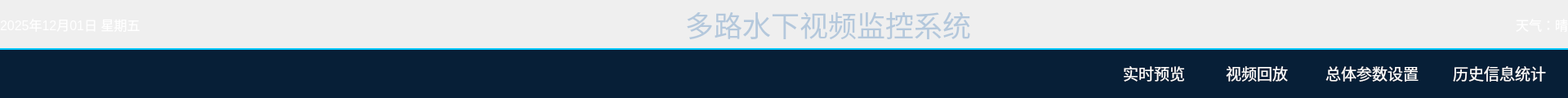
<?xml version="1.0" encoding="UTF-8"?>
<ui version="4.0">
 <class>HeaderBar</class>
 <widget class="QWidget" name="HeaderBar">
  <property name="geometry">
   <rect>
    <x>0</x>
    <y>0</y>
    <width>1920</width>
    <height>120</height>
   </rect>
  </property>
  <property name="maximumSize">
   <size>
    <width>16777215</width>
    <height>120</height>
   </size>
  </property>
  <property name="windowTitle">
   <string>Form</string>
  </property>
  <property name="styleSheet">
   <string notr="true">/* 这会把整个顶部条，包括弹簧区域都染黑 */
HeaderBar {
    background-color: rgb(12, 22, 36); /* 这里填您想要的深色值 */
}

/* 确保标签文字是白色的，且背景透明 */
QLabel {
    color: white;
    background-color: transparent;
}</string>
  </property>
  <layout class="QVBoxLayout" name="verticalLayout">
   <property name="spacing">
    <number>0</number>
   </property>
   <property name="leftMargin">
    <number>0</number>
   </property>
   <property name="topMargin">
    <number>0</number>
   </property>
   <property name="rightMargin">
    <number>0</number>
   </property>
   <property name="bottomMargin">
    <number>0</number>
   </property>
   <item>
    <layout class="QHBoxLayout" name="horizontalLayout">
     <property name="spacing">
      <number>0</number>
     </property>
     <item>
      <widget class="QLabel" name="lbDate">
       <property name="font">
        <font>
         <pointsize>12</pointsize>
        </font>
       </property>
       <property name="styleSheet">
        <string notr="true">color:white;
background-color: transparent;</string>
       </property>
       <property name="text">
        <string>2025年12月01日 星期五</string>
       </property>
      </widget>
     </item>
     <item>
      <spacer name="horizontalSpacer_3">
       <property name="orientation">
        <enum>Qt::Orientation::Horizontal</enum>
       </property>
       <property name="sizeHint" stdset="0">
        <size>
         <width>40</width>
         <height>20</height>
        </size>
       </property>
      </spacer>
     </item>
     <item>
      <widget class="QLabel" name="lblTitle">
       <property name="font">
        <font>
         <family>Microsoft YaHei</family>
         <pointsize>26</pointsize>
        </font>
       </property>
       <property name="styleSheet">
        <string notr="true">color: rgb(180, 200, 220);
background-color: transparent;</string>
       </property>
       <property name="text">
        <string>多路水下视频监控系统</string>
       </property>
       <property name="alignment">
        <set>Qt::AlignmentFlag::AlignCenter</set>
       </property>
      </widget>
     </item>
     <item>
      <spacer name="horizontalSpacer_2">
       <property name="orientation">
        <enum>Qt::Orientation::Horizontal</enum>
       </property>
       <property name="sizeHint" stdset="0">
        <size>
         <width>40</width>
         <height>20</height>
        </size>
       </property>
      </spacer>
     </item>
     <item>
      <widget class="QLabel" name="lblWeatherText">
       <property name="font">
        <font>
         <pointsize>12</pointsize>
        </font>
       </property>
       <property name="styleSheet">
        <string notr="true">color: rgb(255, 255, 255);
background-color: transparent;</string>
       </property>
       <property name="text">
        <string>天气：晴</string>
       </property>
      </widget>
     </item>
    </layout>
   </item>
   <item>
    <widget class="Line" name="lineSeparator">
     <property name="styleSheet">
      <string notr="true">QFrame {
    border: none;
    background-color: rgb(0, 200, 255); /* 亮蓝色 */
    max-height: 2px; /* 强制高度为2像素 */
    height: 2px;
}</string>
     </property>
     <property name="orientation">
      <enum>Qt::Orientation::Horizontal</enum>
     </property>
    </widget>
   </item>
   <item>
    <widget class="QWidget" name="widget" native="true">
     <property name="styleSheet">
      <string notr="true">background-color: rgb(7, 31, 55);</string>
     </property>
     <layout class="QHBoxLayout" name="horizontalLayout_2">
      <item>
       <spacer name="horizontalSpacer_5">
        <property name="orientation">
         <enum>Qt::Orientation::Horizontal</enum>
        </property>
        <property name="sizeHint" stdset="0">
         <size>
          <width>1527</width>
          <height>20</height>
         </size>
        </property>
       </spacer>
      </item>
      <item>
       <widget class="QPushButton" name="btnPreview">
        <property name="minimumSize">
         <size>
          <width>120</width>
          <height>40</height>
         </size>
        </property>
        <property name="font">
         <font>
          <family>Microsoft YaHei</family>
          <pointsize>14</pointsize>
         </font>
        </property>
        <property name="styleSheet">
         <string notr="true">QPushButton {
    color: white;
    background-color: transparent; /* 透明背景 */
    border: none;
    border-bottom: 2px solid transparent; /* 预留底部线条位置 */
}
QPushButton:hover {
    color: rgb(0, 255, 255); /* 悬停变亮蓝 */
}
QPushButton:checked {
    color: rgb(0, 255, 255);
    border-bottom: 2px solid rgb(0, 255, 255); /* 选中时底部亮条 */
}</string>
        </property>
        <property name="text">
         <string>实时预览</string>
        </property>
        <property name="checkable">
         <bool>true</bool>
        </property>
       </widget>
      </item>
      <item>
       <widget class="QPushButton" name="btnPlayback">
        <property name="minimumSize">
         <size>
          <width>120</width>
          <height>40</height>
         </size>
        </property>
        <property name="font">
         <font>
          <family>Microsoft YaHei</family>
          <pointsize>14</pointsize>
         </font>
        </property>
        <property name="styleSheet">
         <string notr="true">QPushButton {
    color: white;
    background-color: transparent; /* 透明背景 */
    border: none;
    border-bottom: 2px solid transparent; /* 预留底部线条位置 */
}
QPushButton:hover {
    color: rgb(0, 255, 255); /* 悬停变亮蓝 */
}
QPushButton:checked {
    color: rgb(0, 255, 255);
    border-bottom: 2px solid rgb(0, 255, 255); /* 选中时底部亮条 */
}</string>
        </property>
        <property name="text">
         <string>视频回放</string>
        </property>
        <property name="checkable">
         <bool>true</bool>
        </property>
       </widget>
      </item>
      <item>
       <widget class="QPushButton" name="btnSettings">
        <property name="minimumSize">
         <size>
          <width>150</width>
          <height>40</height>
         </size>
        </property>
        <property name="font">
         <font>
          <family>Microsoft YaHei</family>
          <pointsize>14</pointsize>
         </font>
        </property>
        <property name="styleSheet">
         <string notr="true">QPushButton {
    color: white;
    background-color: transparent; /* 透明背景 */
    border: none;
    border-bottom: 2px solid transparent; /* 预留底部线条位置 */
}
QPushButton:hover {
    color: rgb(0, 255, 255); /* 悬停变亮蓝 */
}
QPushButton:checked {
    color: rgb(0, 255, 255);
    border-bottom: 2px solid rgb(0, 255, 255); /* 选中时底部亮条 */
}</string>
        </property>
        <property name="text">
         <string>总体参数设置</string>
        </property>
        <property name="checkable">
         <bool>true</bool>
        </property>
       </widget>
      </item>
      <item>
       <widget class="QPushButton" name="btnHistory">
        <property name="minimumSize">
         <size>
          <width>150</width>
          <height>40</height>
         </size>
        </property>
        <property name="font">
         <font>
          <family>Microsoft YaHei</family>
          <pointsize>14</pointsize>
         </font>
        </property>
        <property name="styleSheet">
         <string notr="true">QPushButton {
    color: white;
    background-color: transparent; /* 透明背景 */
    border: none;
    border-bottom: 2px solid transparent; /* 预留底部线条位置 */
}
QPushButton:hover {
    color: rgb(0, 255, 255); /* 悬停变亮蓝 */
}
QPushButton:checked {
    color: rgb(0, 255, 255);
    border-bottom: 2px solid rgb(0, 255, 255); /* 选中时底部亮条 */
}</string>
        </property>
        <property name="text">
         <string>历史信息统计</string>
        </property>
        <property name="checkable">
         <bool>true</bool>
        </property>
       </widget>
      </item>
     </layout>
    </widget>
   </item>
  </layout>
 </widget>
 <resources/>
 <connections/>
</ui>
